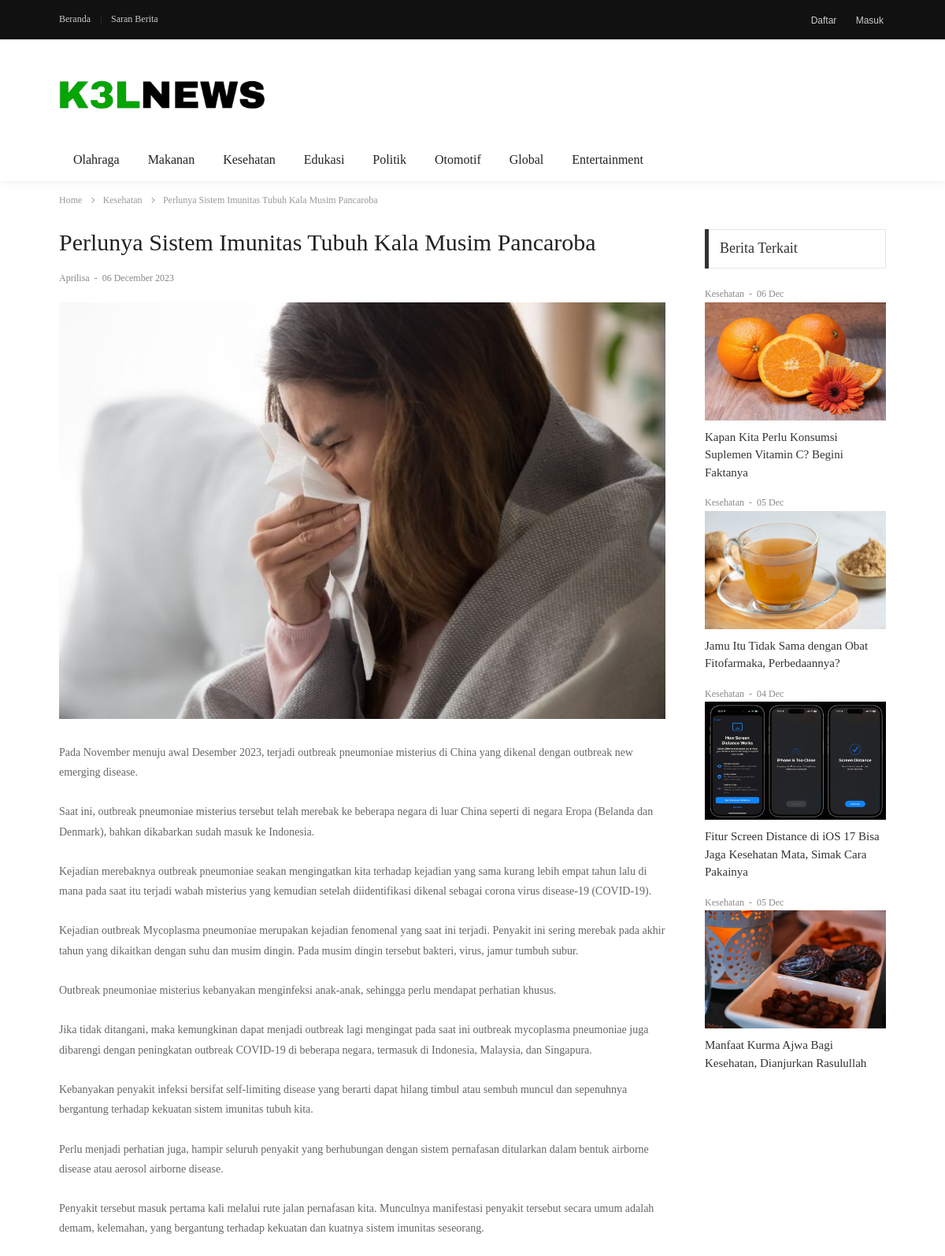
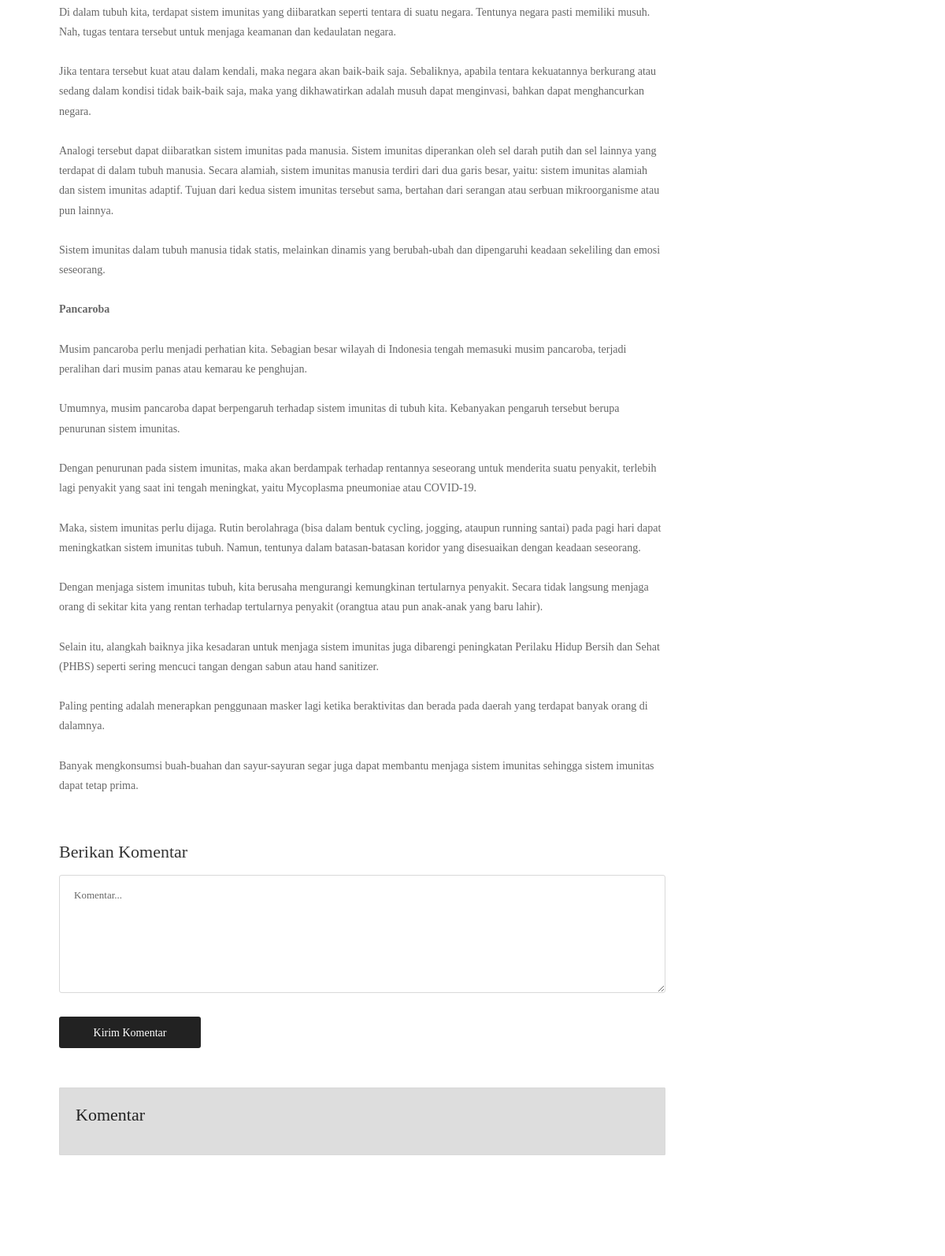
The page /detail.php?idBerita=40&idKategori=3 (upper part) on the database its author committed (2 pictures, top to bottom).
### tables this page shows
CREATE TABLE `kategori` (
  `id_kategori` int(11) NOT NULL,
  `nama_kategori` varchar(30) NOT NULL
);

CREATE TABLE `berita` (
  `id_berita` int(11) NOT NULL,
  `id_kategori` int(11) DEFAULT NULL,
  `judul` varchar(255) DEFAULT NULL,
  `penulis` varchar(30) DEFAULT NULL,
  `isi_berita` text DEFAULT NULL,
  `tgl_rilis` date DEFAULT NULL,
  `gambar` varchar(255) DEFAULT NULL
);

### detail.php (the view, shortened to what this page needs)
<?php
$login = $_SESSION['login'] ?? null;
$user = $_SESSION['id_user'] ?? null;
include_once('connection.php');
$idBerita = $_GET['idBerita'];
$idKategori = $_GET['idKategori'];
$menu = mysqli_query($conn, "SELECT * FROM `kategori`;");
$berita = mysqli_query($conn, "SELECT * FROM `berita` JOIN kategori ON berita.id_kategori=kategori.id_kategori WHERE `id_berita` = $idBerita;");
$beritaTerkait = mysqli_query($conn, "SELECT * FROM `berita` JOIN kategori ON berita.id_kategori=kategori.id_kategori WHERE berita.id_kategori = $idKategori;");
?>
<!DOCTYPE html>
<html lang="en">
<head>
  <link rel="stylesheet" type="text/css" href="vendor/bootstrap/css/bootstrap.min.css" />
  <link rel="stylesheet" type="text/css" href="fonts/font-awesome-4.7.0/css/font-awesome.min.css" />
  <link rel="stylesheet" type="text/css" href="fonts/fontawesome-5.0.8/css/fontawesome-all.min.css" />
  <link rel="stylesheet" type="text/css" href="fonts/iconic/css/material-design-iconic-font.min.css" />
  <link rel="stylesheet" type="text/css" href="vendor/animate/animate.css" />
  <link rel="stylesheet" type="text/css" href="vendor/css-hamburgers/hamburgers.min.css" />
  <link rel="stylesheet" type="text/css" href="vendor/animsition/css/animsition.min.css" />
  <link rel="stylesheet" type="text/css" href="css/util.min.css" />
  <link rel="stylesheet" type="text/css" href="css/main.css" />
</head>
<body class="animsition">
  <header>
    <div class="container-menu-desktop">
      <div class="topbar">
        <div class="content-topbar container h-100">
          <div class="left-topbar">
            <a href="index.php" class="left-topbar-item">
              Beranda
            </a>
            <a href="req-news.php" class="left-topbar-item">
              Saran Berita
            </a>
          </div>
          <div class="right-topbar">
            <?php if ($login) { ?>
            <a href="backend/logout.php" style="font-size: 12px;">
              Logout
            </a>
            <?php } else { ?>
            <a href="login/sign-up.php" style="font-size: 12px;">
              Daftar
            </a>
            <a href="login/login.php" style="font-size: 12px; padding: 0 13px;">
              Masuk
            </a>
            <?php } ?>
          </div>
        </div>
      </div>
      <div class="wrap-logo container">
        <div class="logo">
          <a href="index.php"><img src="images/logo-k3l2.png" alt="LOGO" /></a>
        </div>
      </div>
      <div class="wrap-main-nav">
        <div class="main-nav">
          <nav class="menu-desktop">
            <ul class="main-menu">
              <?php foreach ($menu as $data) : ?>
                <li class="mega-menu-item">
                  <a href="menu.php?idKategori=<?= $data['id_kategori']; ?>"><?= $data['nama_kategori']; ?></a>
                </li>
              <?php endforeach; ?>
            </ul>
          </nav>
        </div>
      </div>
    </div>
  </header>
  <div class="container">
    <div class="headline bg0 flex-wr-sb-c p-tb-8">
      <div class="f2-s-1 p-r-30 m-tb-6">
        <a href="index.php" class="breadcrumb-item f1-s-3 cl9"> Home </a>
        <?php foreach ($berita as $data) : ?>
          <a href="menu.php?idKategori=<?= $data['id_kategori']; ?>" class="breadcrumb-item f1-s-3 cl9">
            <?= $data['nama_kategori']; ?>
          </a>
          <span class="breadcrumb-item f1-s-3 cl9"><?= $data['judul']; ?></span>
        <?php endforeach; ?>
      </div>
    </div>
  </div>
  <section class="bg0 p-b-100 p-t-10">
    <div class="container">
      <div class="row justify-content-center">
        <div class="col-md-10 col-lg-9 p-b-30">
          <div class="p-r-10 p-r-0-sr991">
            <?php foreach ($berita as $data) : ?>
              <div class="p-b-30">
                <h3 class="f1-l-3 cl2 p-b-16 respon2"><?= $data['judul']; ?></h3>
                <div class="flex-wr-s-s p-b-20">
                  <span class="f1-s-3 cl8 m-r-15">
                    <a href="#" class="f1-s-4 cl8 hov-cl10 trans-03">
                      <?= $data['penulis']; ?>
                    </a>
                    <span class="m-rl-3">-</span>
                    <span><?= date("d F Y", strtotime($data["tgl_rilis"])); ?></span>
                  </span>
                </div>
                <div class="wrap-pic-max-w p-b-30">
                  <img src="img/<?= $data['gambar']; ?>" alt="IMG" width="900" height="529">
                </div>
                <p class="f1-s-11 cl6 p-b-25">
                  <?= $data['isi_berita']; ?>
                </p>
              </div>
            <?php endforeach; ?>
            <div class="p-b-50">
              <h4 class="f1-l-4 cl3 p-b-12">Berikan Komentar</h4>
              <form action="
              <?php if (isset($user)) {
                echo 'backend/tambah/proses-tambah-komentar.php';
              } else {
                echo 'login/login.php';
              } ?>
              " method="post" id="komentar">
                <textarea class="bo-1-rad-3 bocl13 size-a-15 f1-s-13 cl5 plh6 p-rl-18 p-tb-14 m-b-20" id="isiKomentar" name="isiKomentar" required placeholder="Komentar..."></textarea>
                <button type="submit" name="submit" class="size-a-17 bg2 borad-3 f1-s-11 cl0 hov-btn1 trans-03 p-rl-15 m-t-10">
                  Kirim Komentar
                </button>
              </form>
            </div>
            <div class="bo-1-rad-1 bocl13 p-b-20" style="background-color: #dddddd;">
              <h3 class="f1-l-2 cl2 p-b-16 p-l-20 p-r-20 p-t-20 respon2">Komentar</h3>
            </div>
          </div>
        </div>
        <div class="col-md-10 col-lg-3 p-b-30">
          <div class="p-l-10 p-rl-0-sr991 p-t-3">
            <div class="p-b-60">
              <div class="how2 how2-cl4 flex-s-c">
                <h3 class="f1-m-2 cl3 tab01-title">Berita Terkait</h3>
              </div>
              <div class="row">
                <?php foreach ($beritaTerkait as $data) : ?>
                  <?php if ($data['id_berita'] == $idBerita) {
                    continue;
                  } ?>
                  <div class="col-12">
                    <div>
                      <span class="cl8">
                        <a href="menu.php?idKategori=<?= $data['id_kategori']; ?>" class="f1-s-6 cl8 hov-cl10 trans-03">
                          <?= $data['nama_kategori']; ?>
                        </a>
                        <span class="f1-s-3 m-rl-3"> - </span>
                        <span class="f1-s-3"><?= date("d M", strtotime($data["tgl_rilis"])); ?></span>
                      </span>
                      <a href="detail.php?idBerita=<?= $data['id_berita']; ?>&idKategori=<?= $data['id_kategori']; ?>" class="wrap-pic-w hov1 trans-03">
                        <img src="img/<?= $data['gambar']; ?>" alt="IMG" height="150">
                      </a>
                      <div class="p-t-10 p-b-10">
                        <h5 class="p-b-5">
                          <a href="detail.php?idBerita=<?= $data['id_berita']; ?>&idKategori=<?= $data['id_kategori']; ?>" class="f1-s-5 cl3 hov-cl10 trans-03">
                            <?= $data['judul']; ?>
                          </a>
                        </h5>
                      </div>
                    </div>
                  </div>
                <?php
                endforeach;
                ?>
              </div>
            </div>
          </div>
        </div>
      </div>
    </div>
  </section>
</body>
</html>

### rows shown on the page
kategori: nama_kategori "Olahraga"
kategori: nama_kategori "Makanan"
kategori: nama_kategori "Kesehatan"
kategori: nama_kategori "Edukasi"
kategori: nama_kategori "Politik"
kategori: nama_kategori "Otomotif"
kategori: nama_kategori "Global"
kategori: nama_kategori "Entertainment"
berita: id_kategori.nama_kategori "Kesehatan", judul "Perlunya Sistem Imunitas Tubuh Kala Musim Pancaroba", penulis "Aprilisa", tgl_rilis "06 December 2023", gambar (picture), isi_berita "Pada November menuju awal Desember 2023, terjadi outbreak pneumoniae misterius di China yang dikenal dengan outbreak new emerging disease. Saat ini, outbreak pneumoniae misterius tersebut telah merebak ke beberapa negara di luar China seperti di negara Eropa (Belanda dan Denmark), bahkan dikabarkan sudah masuk ke Indonesia. Kejadian merebaknya outbreak pneumoniae seakan mengingatkan kita terhadap kejadian yang sama kurang lebih empat tahun lalu di mana pada saat itu terjadi wabah misterius yang kemudian setelah diidentifikasi dikenal sebagai corona virus disease-19 (COVID-19). Kejadian outbreak Mycoplasma pneumoniae merupakan kejadian fenomenal yang saat ini terjadi. Penyakit ini sering…"
berita: id_kategori.nama_kategori "Kesehatan", tgl_rilis "06 Dec", gambar (picture), judul "Kapan Kita Perlu Konsumsi Suplemen Vitamin C? Begini Faktanya"
berita: id_kategori.nama_kategori "Kesehatan", tgl_rilis "05 Dec", gambar (picture), judul "Jamu Itu Tidak Sama dengan Obat Fitofarmaka, Perbedaannya?"
berita: id_kategori.nama_kategori "Kesehatan", tgl_rilis "04 Dec", gambar (picture), judul "Fitur Screen Distance di iOS 17 Bisa Jaga Kesehatan Mata, Simak Cara Pakainya"
berita: id_kategori.nama_kategori "Kesehatan", tgl_rilis "05 Dec", gambar (picture), judul "Manfaat Kurma Ajwa Bagi Kesehatan, Dianjurkan Rasulullah"
